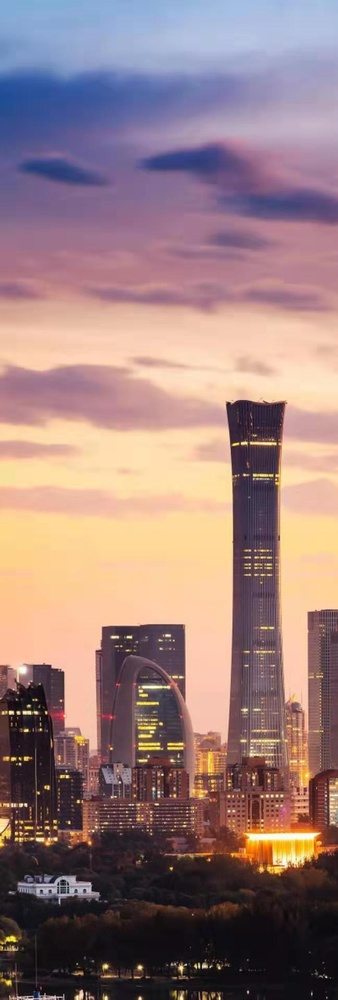
#> input picture stitch/images/2imgs/1.jpg, 338 x 1000 px, shrunk from 648 x 1920 before the run
$ python test2imgs.py
#> lines starting #> are read from the running program, lines starting #| are printed output that depends on the picture; after the words box and inside, x2 and y2 are one past the last pixel; in counts of white or black regions, pixels touching at a corner belong together
import cv2
import numpy as np


def getH(kp1, kp2, des1, des2):
    # matcher = cv2.BFMatcher()
    matcher = cv2.FlannBasedMatcher()
    raw_matches = matcher.knnMatch(np.asarray(des1, np.float32), np.asarray(des2, np.float32), k=2)

    good_points = []
    good_matches = []
    for m1, m2 in raw_matches:
        if m1.distance < 0.6 * m2.distance:
            good_points.append((m1.trainIdx, m1.queryIdx))
            good_matches.append([m1])

    if len(good_points) > 12:
        image1_kp = np.float32([kp1[i].pt for (_, i) in good_points])
        image2_kp = np.float32([kp2[i].pt for (i, _) in good_points])

        H21, status21 = cv2.findHomography(image2_kp, image1_kp, cv2.RANSAC, 5.0)
        lastmatch21 = len([i[0] for i in status21 if i[0] == 1])

        H12, status12 = cv2.findHomography(image1_kp, image2_kp, cv2.RANSAC, 5.0)
        lastmatch12 = len([i[0] for i in status12 if i[0] == 1])

        if lastmatch21 < 10 or lastmatch12 < 10:
            raise Exception("lastmatch less than 10.")

        return H21, H12


def main():
    img1 = cv2.imread("images/2imgs/1.jpg", cv2.IMREAD_COLOR)
#> img1 is the input picture: shape (1000, 338, 3); mean B, G, R 125, 126.1, 153.6
    img2 = cv2.imread("images/2imgs/2.jpg", cv2.IMREAD_COLOR)
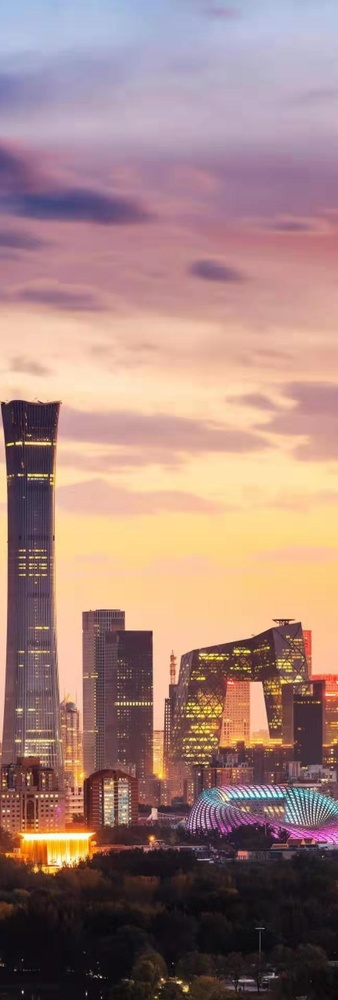
#> input picture stitch/images/2imgs/2.jpg, 338 x 1000 px, shrunk from 648 x 1920 before the run
#> img2 is the input picture: shape (1000, 338, 3); mean B, G, R 125.5, 131.6, 163.2

    sift = cv2.xfeatures2d.SIFT_create()
    kp1, des1 = sift.detectAndCompute(img1, None)
#> kp1 = 1083 keypoints; strongest (x, y, size): (18, 713, 2.3), (11, 712, 3), (26, 730, 2.6), (140, 967, 3.3)
    kp2, des2 = sift.detectAndCompute(img2, None)
#> kp2 = 1008 keypoints; strongest (x, y, size): (179, 982, 2.7), (186, 989, 3.9), (19, 443, 3.2), (29, 475, 2)

    H21, H12 = getH(kp1, kp2, des1, des2)
#> in getH, `raw_matches = matcher.knnMatch(np.asarray(des1, np.float32), np.asarra..`: raw_matches = 1083 matches
#> after the loop in getH, `for m1, m2 in raw_matches:`: good_matches = 240 matches; good_points = 240 pairs, first value 2 to 478, second value 366 to 1075
#> in getH, `image1_kp = np.float32([kp1[i].pt for (_, i) in good_points])`: image1_kp = 240 pairs, first value 98.98 to 330.9, second value 364.9 to 906
#> in getH, `image2_kp = np.float32([kp2[i].pt for (i, _) in good_points])`: image2_kp = 240 pairs, first value 5.95 to 167.3, second value 365 to 906
#> in getH, `H21, status21 = cv2.findHomography(image2_kp, image1_kp, cv2.RANSAC, 5..`: H21 = [[1.01, -0.000489, 225.4], [0.0143, 0.998, 0.235], [1.78e-05, -1.57e-06, 1]]; status21 = 240 values from 0 to 1
#> in getH, `lastmatch21 = len([i[0] for i in status21 if i[0] == 1])`: lastmatch21 = 238
#> in getH, `H12, status12 = cv2.findHomography(image1_kp, image2_kp, cv2.RANSAC, 5..`: H12 = [[0.995, 0.000136, -224.1], [-0.0141, 0.998, 2.95], [-1.75e-05, 1.51e-06, 1]]; status12 = 240 values from 0 to 1
#> in getH, `lastmatch12 = len([i[0] for i in status12 if i[0] == 1])`: lastmatch12 = 238

    h = img1.shape[0]
#> h = 1000
    w = img1.shape[1]
#> w = 338

    panorama = np.zeros((h, w * 2, 3))
    panorama[0:h, 0:w, :] = img1
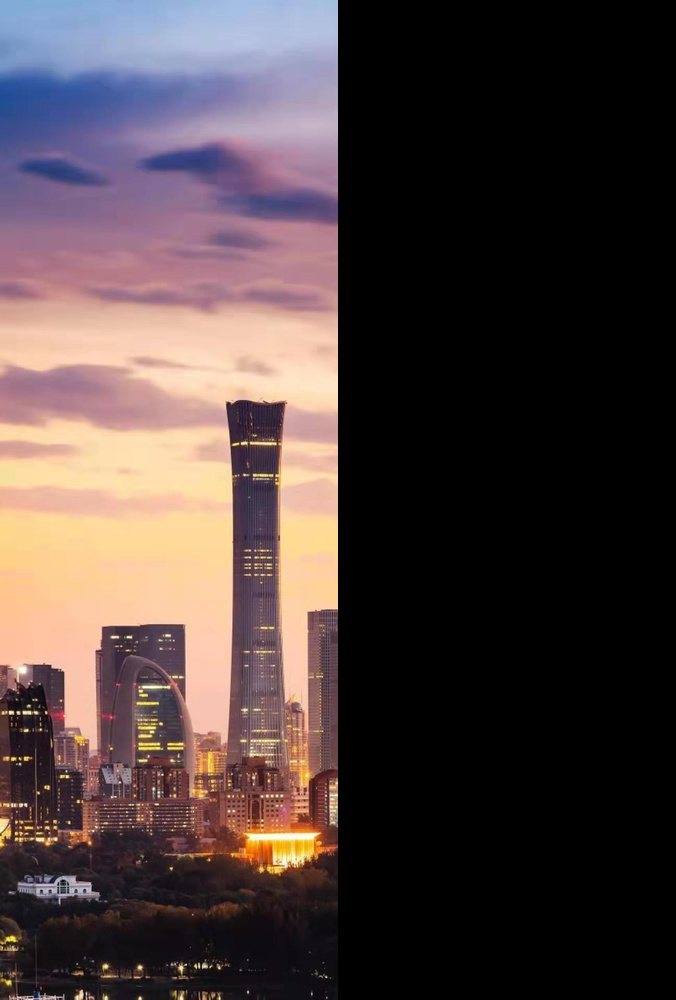
#> panorama: shape (1000, 676, 3) float64; mean B, G, R 62.5, 63.1, 76.8

    wrap = cv2.warpPerspective(img2, H21, (w * 2, h))
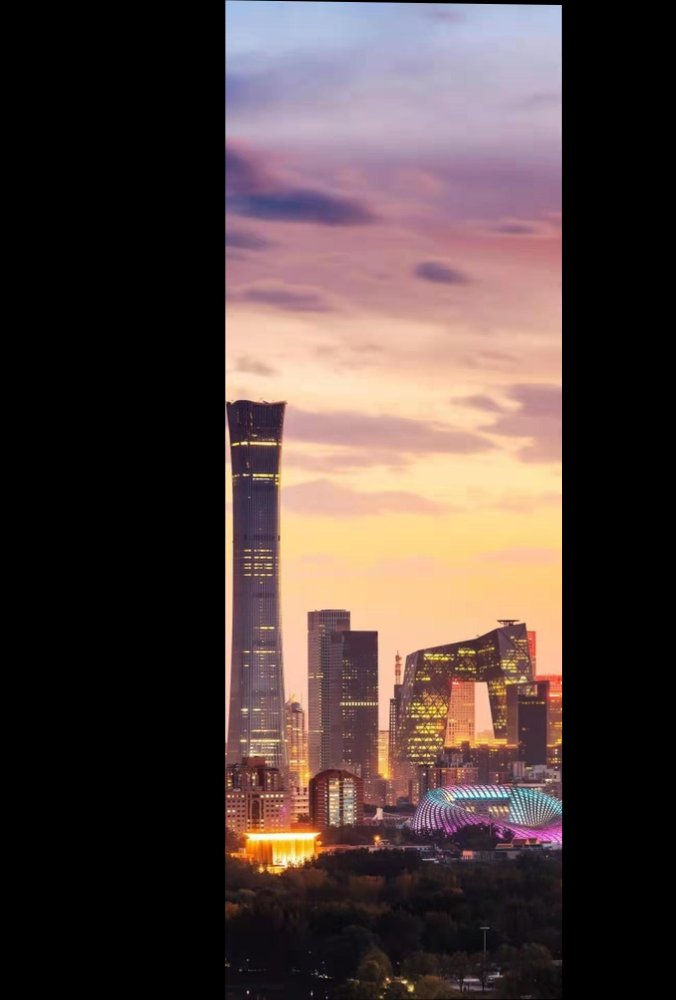
#> wrap: shape (1000, 676, 3); mean B, G, R 62.3, 65.3, 81
    label = (cv2.cvtColor(wrap[:h, :w * 2, :], cv2.COLOR_BGR2GRAY) > 0)
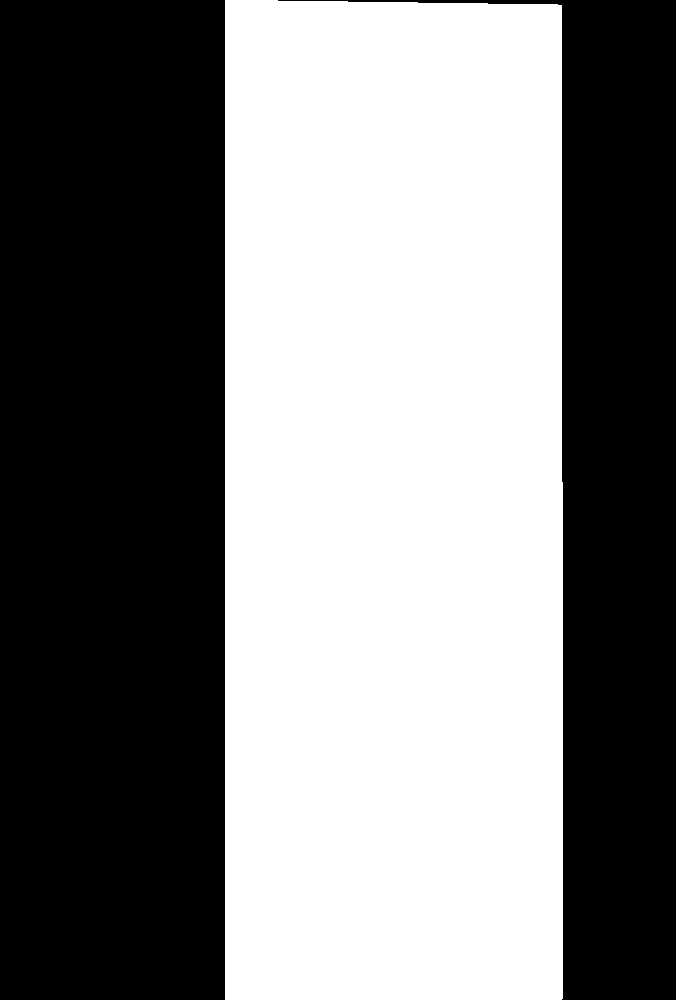
#> label: shape (1000, 676) bool; 49.8% white; 1 white region, box (x1, y1, x2, y2) and area: (225, 0, 563, 1000) 336797
    for i in range(panorama.shape[2]):
        panorama[:h, :w * 2, i] = wrap[:h, :w * 2, i] * (label > 0) + panorama[:h, :w * 2, i] * (label < 1)
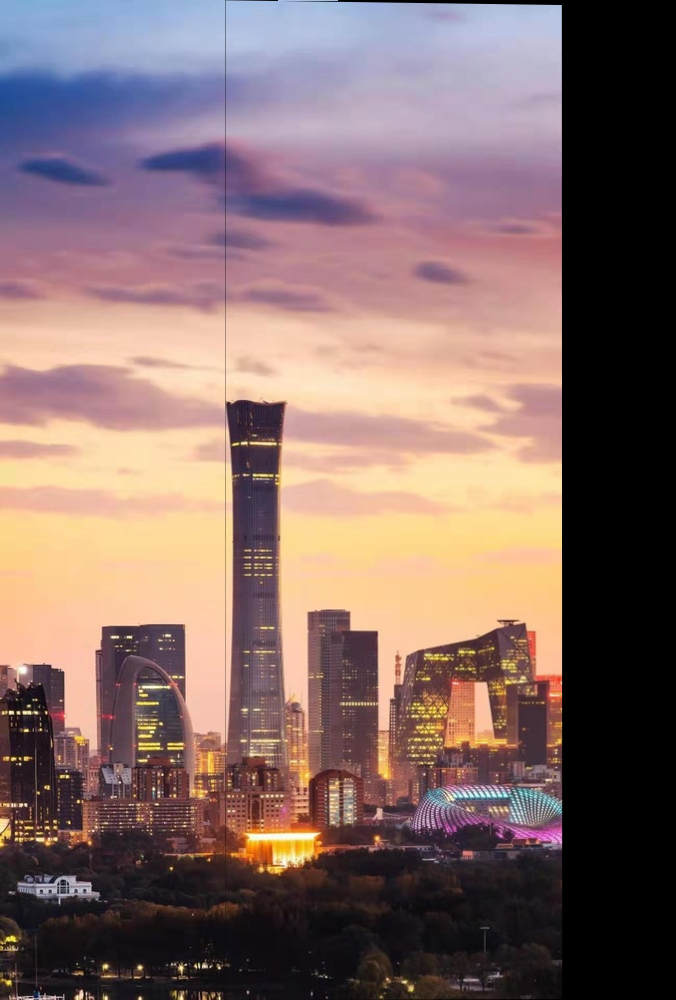
#> panorama: shape (1000, 676, 3) float64; mean B, G, R 104.5, 107.8, 132.2

    cv2.imwrite('output/a.jpg', panorama)
    print("stitch done.")


main()
